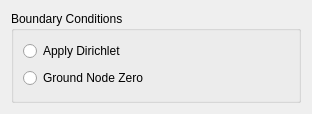
<?xml version="1.0" encoding="UTF-8"?>
<ui version="4.0">
 <class>ApplyFEMVoltageSource</class>
 <widget class="QDialog" name="ApplyFEMVoltageSource">
  <property name="geometry">
   <rect>
    <x>0</x>
    <y>0</y>
    <width>312</width>
    <height>114</height>
   </rect>
  </property>
  <property name="minimumSize">
   <size>
    <width>312</width>
    <height>114</height>
   </size>
  </property>
  <property name="windowTitle">
   <string>Dialog</string>
  </property>
  <layout class="QGridLayout" name="gridLayout">
   <item row="0" column="0">
    <widget class="QGroupBox" name="groupBox">
     <property name="title">
      <string>Boundary Conditions</string>
     </property>
     <layout class="QVBoxLayout" name="verticalLayout">
      <item>
       <widget class="QRadioButton" name="applyDirichletRadioButton_">
        <property name="text">
         <string>Apply Dirichlet</string>
        </property>
       </widget>
      </item>
      <item>
       <widget class="QRadioButton" name="groundNodeZeroRadioButton_">
        <property name="text">
         <string>Ground Node Zero</string>
        </property>
       </widget>
      </item>
     </layout>
    </widget>
   </item>
  </layout>
 </widget>
 <resources/>
 <connections/>
</ui>
